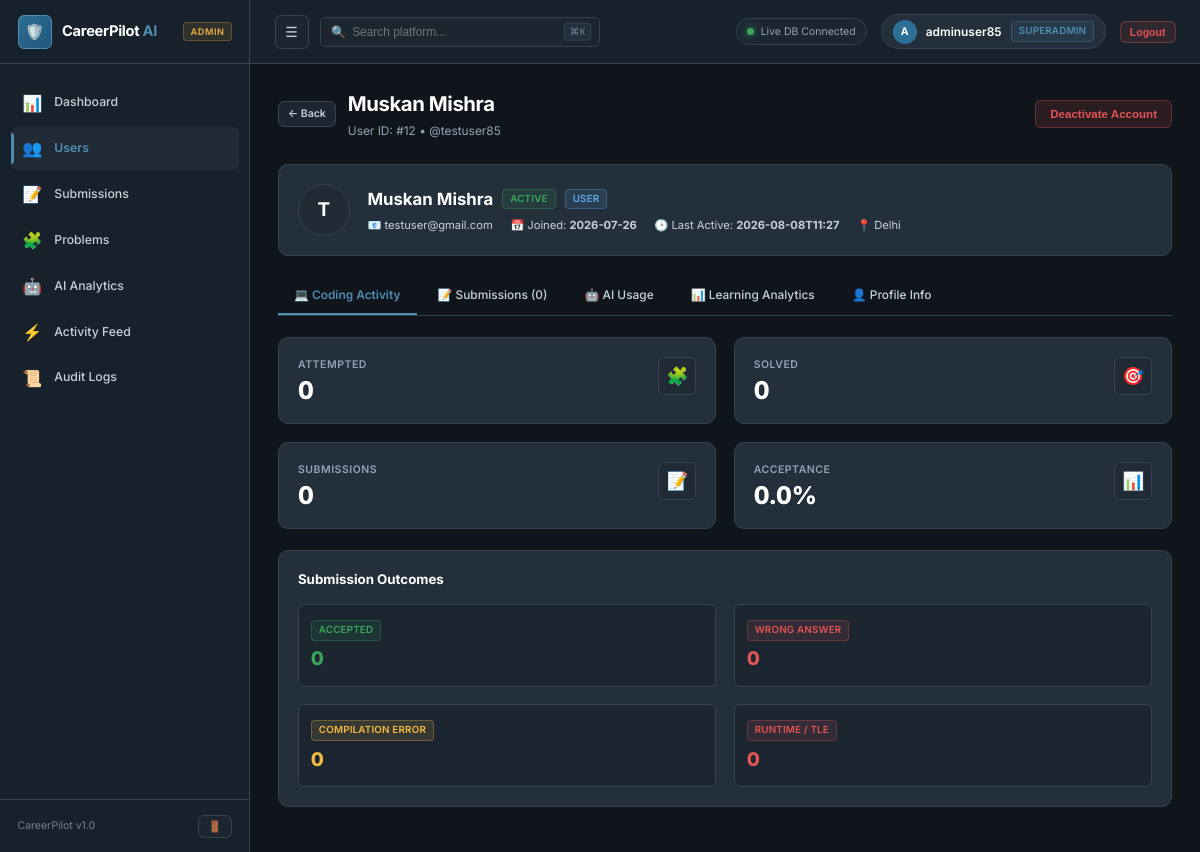
The page /admin/users/12 (signed in) on the database as committed earlier.
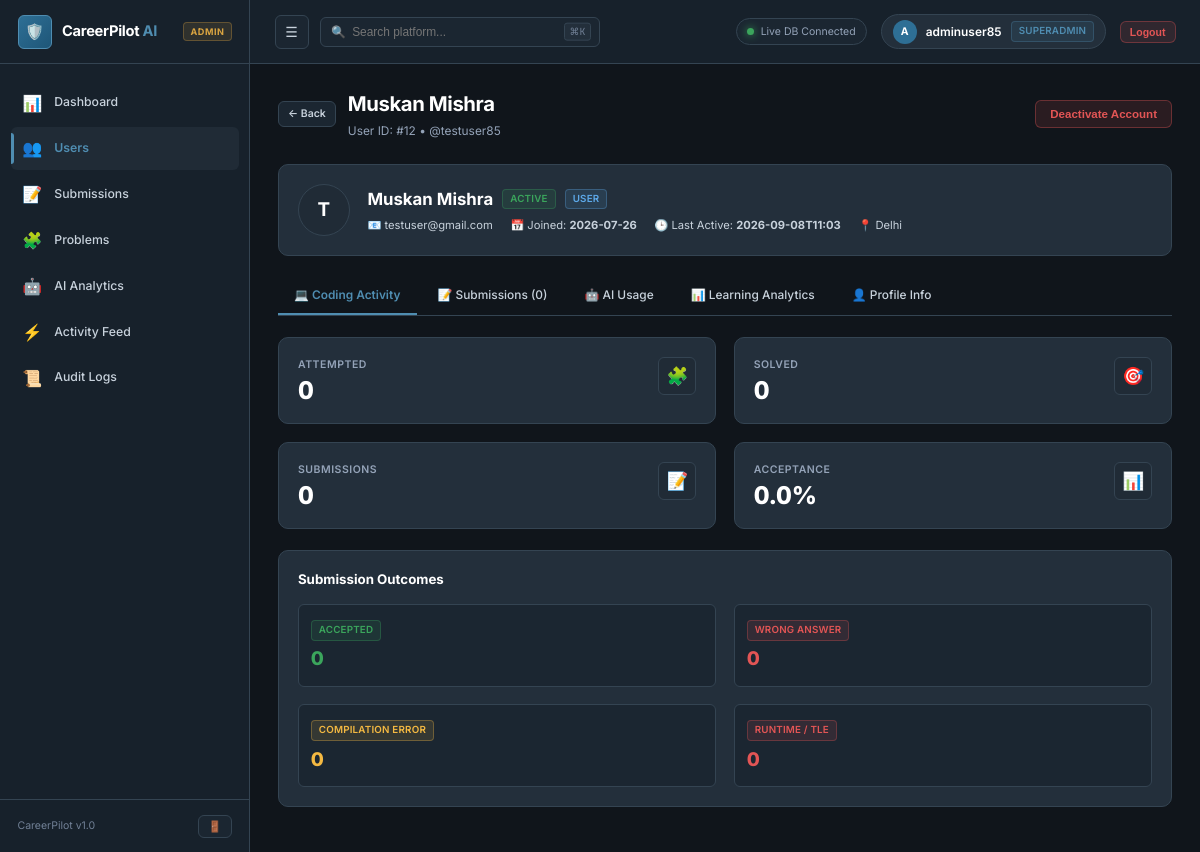
The same page on the database as committed later.
### tables this page shows
CREATE TABLE users (
    id INTEGER PRIMARY KEY AUTOINCREMENT,
    username TEXT NOT NULL UNIQUE,
    email TEXT NOT NULL UNIQUE,
    password_hash TEXT NOT NULL,
    full_name TEXT DEFAULT '',
    avatar_url TEXT DEFAULT '/static/images/default-avatar.png',
    bio TEXT DEFAULT '',
    phone TEXT DEFAULT '',
    location TEXT DEFAULT '',
    linkedin_url TEXT DEFAULT '',
    github_url TEXT DEFAULT '',
    portfolio_url TEXT DEFAULT '',
    role TEXT DEFAULT 'user' CHECK(role IN ('user', 'admin')),
    is_active INTEGER DEFAULT 1,
    last_login TIMESTAMP,
    created_at TIMESTAMP DEFAULT CURRENT_TIMESTAMP,
    updated_at TIMESTAMP DEFAULT CURRENT_TIMESTAMP
);

### backend/routes/admin.py (the view)
@admin_bp.route('/users/<int:user_id>')
@admin_required
def user_detail(user_id: int):
    data = AdminAnalyticsService.get_user_detail(user_id)
    if not data:
        flash(f"User #{user_id} not found.", "danger")
        return redirect(url_for('admin.users'))
    AdminModel.log_audit(
        session.get('admin_id'),
        session.get('admin_username', 'Admin'),
        "VIEW_USER",
        f"User ID: {user_id} ({data['user']['username']})",
        request.remote_addr or ""
    )
    return render_template('admin/user_detail.html', **data)

### backend/database/db.py (called while the page is built)
def get_db_path() -> str:
    base_dir = os.path.dirname(os.path.dirname(os.path.dirname(os.path.abspath(__file__))))
    return os.path.join(base_dir, DATABASE_PATH)

def get_connection(db_path: Optional[str] = None) -> sqlite3.Connection:
    path = db_path or get_db_path()
    conn = sqlite3.connect(path)
    conn.row_factory = sqlite3.Row
    conn.execute("PRAGMA foreign_keys = ON")
    conn.execute("PRAGMA journal_mode = WAL")
    return conn

@contextmanager
def get_db(db_path: Optional[str] = None):
    conn = get_connection(db_path)
    try:
        yield conn
        conn.commit()
    except Exception:
        conn.rollback()
        raise
    finally:
        conn.close()

### backend/models/admin.py (called while the page is built)
    @staticmethod
    def log_audit(admin_id: Optional[int], admin_username: str, action: str, target: str = "", ip_address: str = "") -> int:
        return execute_insert(
            """INSERT INTO admin_audit_logs (admin_id, admin_username, action, target, ip_address)
               VALUES (?, ?, ?, ?, ?)""",
            (admin_id, admin_username or "System", action, target, ip_address)
        )

### templates/admin/user_detail.html (shortened to what the changed rows need)
{% extends "admin/layout.html" %}
{% block content %}
<div class="admin-header">
    <div style="display: flex; align-items: center; gap: 0.85rem;">
        <div>
            <h1 class="admin-title">{{ user.full_name or user.username }}</h1>
            <p class="admin-subtitle">User ID: #{{ user.id }} • @{{ user.username }}</p>
        </div>
    </div>
    <div>
        <button type="button"
                id="toggleBtn"
                onclick="toggleUserStatus({{ user.id }}, {{ 1 if user.is_active else 0 }})"
                class="adm-btn {% if user.is_active %}adm-btn-danger{% else %}adm-btn-success{% endif %}">
            {{ 'Deactivate Account' if user.is_active else 'Activate Account' }}
        </button>
    </div>
</div>
<div class="adm-card" style="margin-bottom: 1.5rem; display: flex; align-items: center; gap: 1.25rem; flex-wrap: wrap;">
    <div class="admin-avatar" style="width: 52px; height: 52px; font-size: 1.35rem; background: var(--bg-tertiary); border: 1px solid var(--border);">
        {{ (user.username or 'U')[:1]|upper }}
    </div>
    <div style="flex: 1; min-width: 240px;">
        <div style="display: flex; align-items: center; gap: 0.65rem; margin-bottom: 0.25rem; flex-wrap: wrap;">
            <h2 style="font-size: 1.2rem; font-weight: 700; color: var(--text-primary);">{{ user.full_name or user.username }}</h2>
            <span id="statusBadge" class="adm-badge {% if user.is_active %}adm-badge-success{% else %}adm-badge-danger{% endif %}">
                {{ 'Active' if user.is_active else 'Inactive' }}
            </span>
            <span class="adm-badge adm-badge-info">{{ user.role|capitalize }}</span>
        </div>
        <div style="display: flex; gap: 1.25rem; flex-wrap: wrap; font-size: 0.8rem; color: var(--text-secondary); margin-top: 0.35rem;">
            <div>📧 {{ user.email }}</div>
            <div>📅 Joined: <strong>{{ (user.created_at or '')[:10] }}</strong></div>
            <div>🕒 Last Active: <strong>{{ (user.last_login or 'Never')[:16] }}</strong></div>
            {% if user.location %}<div>📍 {{ user.location }}</div>{% endif %}
        </div>
    </div>
</div>
{% endblock %}

Rows that differ between the two databases and show on the page:
changed users "Muskan Mishra": last_login "2026-08-08T11:27" → "2026-09-08T11:03"
